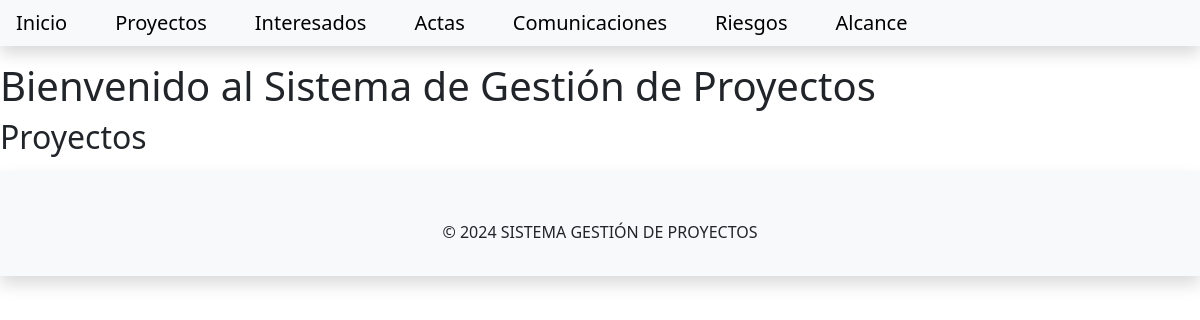
Before: /gestionproyectos/index with the older database file.
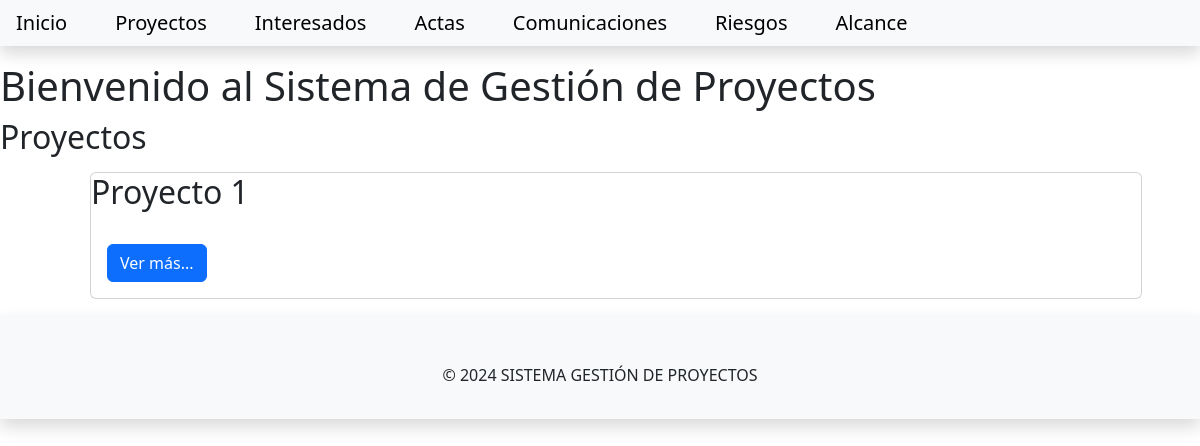
After: the same page with the newer database file.
### gestionproyecto/models.py (models this page shows, shortened)
class Proyecto(models.Model):
    nombre = models.CharField(max_length=100)
    descripcion = models.TextField()
    fecha_inicio = models.DateField()
    fecha_fin = models.DateField()
    estado = models.IntegerField(choices=ESTADO, default=0)
    fecha_creacion = models.DateTimeField(auto_now_add=True)
    fecha_modificacion = models.DateTimeField(auto_now=True)
    acta_constitucion = models.OneToOneField(to='gestionproyecto.ActaConstitucion', on_delete=models.CASCADE, null=True, blank=True)
    interesados = models.ManyToManyField(to=Interesado, blank=True)
    comunicaciones = models.ManyToManyField(to=Comunicacion, blank=True)
    riesgos = models.ManyToManyField(to=Riesgo, blank=True)
    alcances = models.ManyToManyField(to=Alcance, blank=True)
    slug = models.SlugField(unique=True, max_length=200, blank=True)

### gestionproyecto/views.py (the view)
# urls.py: path('index', views.ProyectoList.as_view(), name='index'),
class ProyectoList(generic.ListView):
    queryset = Proyecto.objects.all().order_by('nombre')
    template_name = 'gestionproyectos/index.html'
    context_object_name = 'proyecto_list'

### templates/gestionproyectos/index.html
{% extends 'gestionproyectos/base.html' %}
{% block content %}
    <h1>Bienvenido al Sistema de Gestión de Proyectos</h1>
    <h2> Proyectos </h2>
    <div class="container">
         <ul>
        {% for proyecto in proyecto_list %}
        <div class="card m-3">
            <div class="card-title">
                <h2>{{ proyecto.nombre | title}}</h2>
            </div>
            <div class="card-body">
                <a class="btn btn-primary" href="{% url 'proyecto_view' proyecto.slug %}">Ver más...</a>
            </div>
        </div>
        {% endfor %}
        </ul>
    </div>
{% endblock content %}

Changed rows visible on the page:
added Proyecto: nombre "Proyecto 1"
